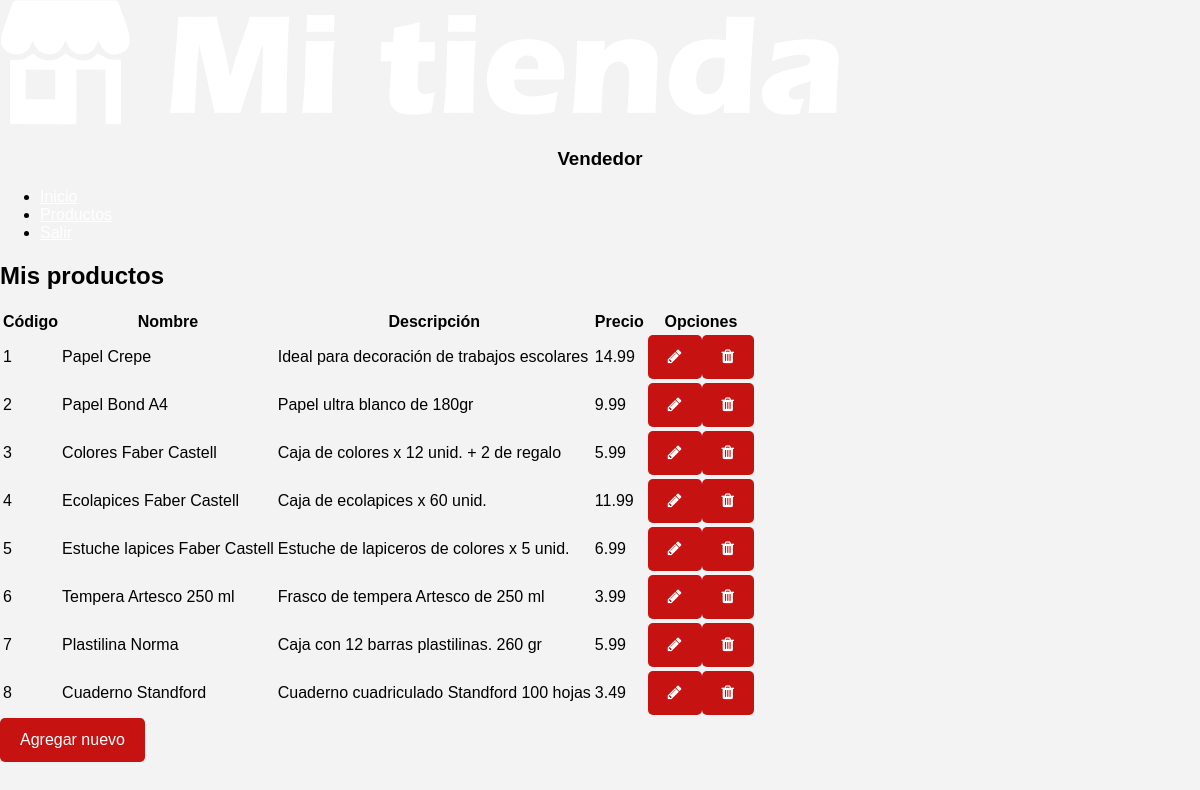
The app's page /gestion-ecommerce-master/productos.php, older data.
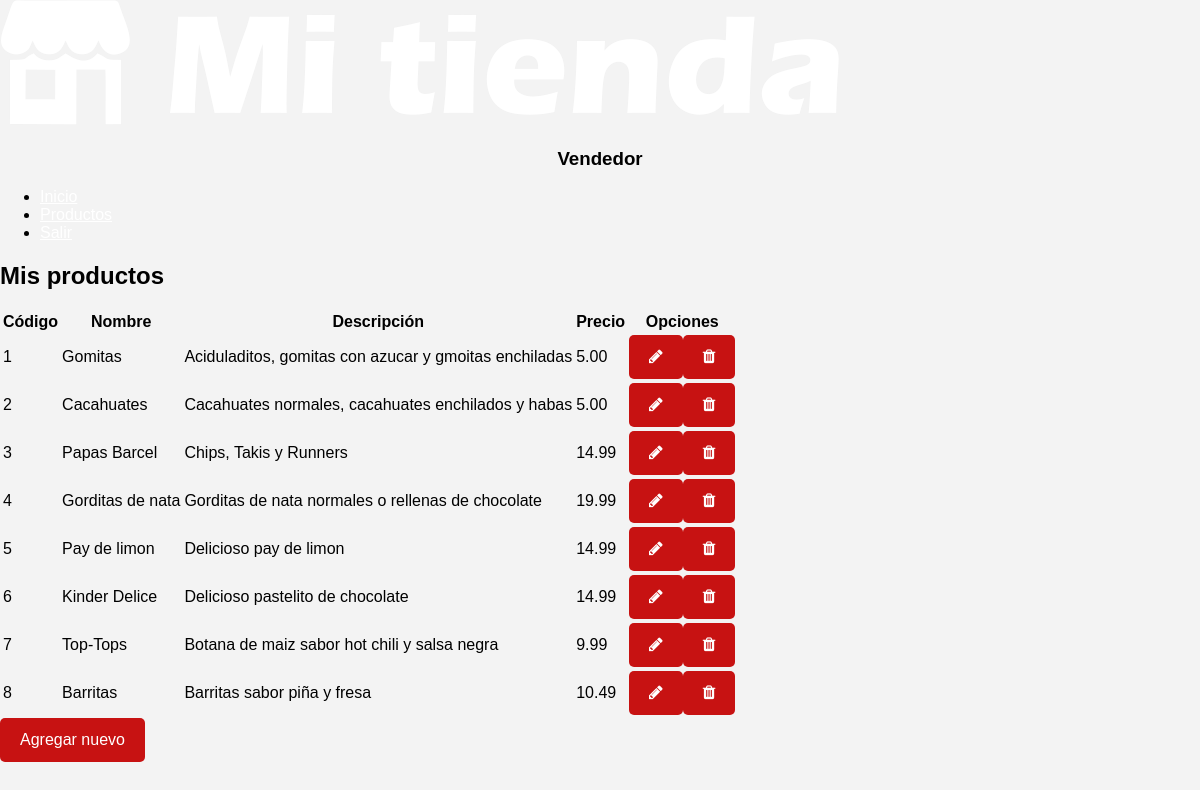
The same page, newer data.
### tables this page shows
CREATE TABLE PRODUCTO(
	codpro int not null AUTO_INCREMENT,
	nompro varchar(50) null,
	despro varchar(100) null,
	prepro numeric(6,2) null,
	estado int null,
	CONSTRAINT pk_producto
	PRIMARY KEY (codpro)
);

### gestion-ecommerce-master/productos.php (the view, shortened to what this page needs)
<?php
	include('config/conexion.php');
?>
<!DOCTYPE html>
<html>
<head>
	<link rel="stylesheet" type="text/css" href="css/index.css">
	<link rel="stylesheet" type="text/css" href="font-awesome-4.7.0/css/font-awesome.min.css">
</head>
<body>
	<div class="main-container">
		<?php include("layout/_directorios.php"); ?>
		<div class="body-page">
			<h2>Mis productos</h2>
			<table class="mt10">
				<thead>
					<tr>
						<th>Código</th>
						<th>Nombre</th>
						<th>Descripción</th>
						<th>Precio</th>
						<th class="td-option">Opciones</th>
					</tr>
				</thead>
				<tbody>
					<?php
						$sql="SELECT * from producto";
						$resultado=mysqli_query($con,$sql);
						while ($row=mysqli_fetch_array($resultado)) {
							echo
					'<tr>
						<td>'.$row['codpro'].'</td>
						<td>'.$row['nompro'].'</td>
						<td>'.$row['despro'].'</td>
						<td>'.$row['prepro'].'</td>
						<td class="td-option">
							<div class="div-flex div-td-button">
								<button onclick="edit_product('.$row['codpro'].')"><i class="fa fa-pencil" aria-hidden="true"></i></button>
								<button onclick="delete_product('.$row['codpro'].')"><i class="fa fa-trash" aria-hidden="true"></i></button>
							</div>
						</td>
					</tr>';
						}
					?>
				</tbody>
			</table>
			<button class="mt10" onclick="show_modal('modal-producto')">Agregar nuevo</button>
		</div>
	</div>
</body>
</html>

### gestion-ecommerce-master/layout/_directorios.php
<div class="body-nav-bar">
	<img src="assets/web/logo.png">
	<center>
		<h3>Vendedor</h3>
	</center>
	<ul class="mt10">
		<li><a href="main.php">Inicio</a></li>
		<li><a href="productos.php">Productos</a></li>
		<li><a href="index.php">Salir</a></li>
	</ul>
</div>

### css/index.css (style rules this page uses)
:root { --main-header-color:linear-gradient(45deg,#ef971e,#ffbc6a); --main-red:#c71212; }
* { font-family: 'Sen', sans-serif; }
body,html { margin: 0; padding: 0; }
body { background-color: #f3f3f3; }
button { border-style: none; border-radius: 5px; padding: 13px 20px; color: #fff; background: #c71212; cursor: pointer; font-size: 16px; }
a { color: #fff; }
.div-flex { display: flex; }

Row changes from the older to the newer data that the page shows:
changed producto id 1: nompro "Papel Crepe" → "Gomitas"; despro "Ideal para decoración de trabajos escolares" → "Aciduladitos, gomitas con azucar y gmoitas enchiladas"; prepro "14.99" → "5.00"
changed producto id 2: nompro "Papel Bond A4" → "Cacahuates"; despro "Papel ultra blanco de 180gr" → "Cacahuates normales, cacahuates enchilados y habas"; prepro "9.99" → "5.00"
changed producto id 3: nompro "Colores Faber Castell" → "Papas Barcel"; despro "Caja de colores x 12 unid. + 2 de regalo" → "Chips, Takis y Runners"; prepro "5.99" → "14.99"
changed producto id 4: nompro "Ecolapices Faber Castell" → "Gorditas de nata"; despro "Caja de ecolapices x 60 unid." → "Gorditas de nata normales o rellenas de chocolate"; prepro "11.99" → "19.99"
changed producto id 5: nompro "Estuche lapices Faber Castell" → "Pay de limon"; despro "Estuche de lapiceros de colores x 5 unid." → "Delicioso pay de limon"; prepro "6.99" → "14.99"
changed producto id 6: nompro "Tempera Artesco 250 ml" → "Kinder Delice"; despro "Frasco de tempera Artesco de 250 ml" → "Delicioso pastelito de chocolate"; prepro "3.99" → "14.99"
changed producto id 7: nompro "Plastilina Norma" → "Top-Tops"; despro "Caja con 12 barras plastilinas. 260 gr" → "Botana de maiz sabor hot chili y salsa negra"; prepro "5.99" → "9.99"
changed producto id 8: nompro "Cuaderno Standford" → "Barritas"; despro "Cuaderno cuadriculado Standford 100 hojas" → "Barritas sabor piña y fresa"; prepro "3.49" → "10.49"
